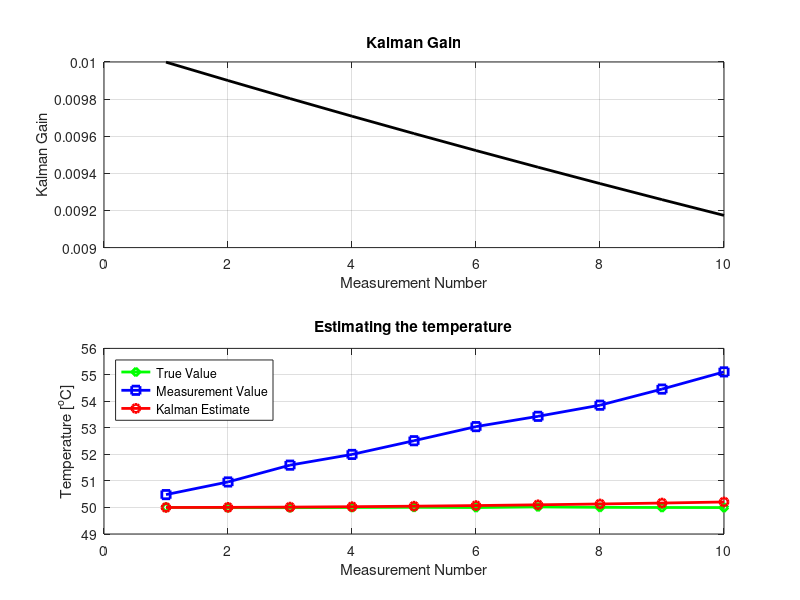

This chart was generated by the following MATLAB code:
clc,clear all,close all
% Linear Kalman Without Processes Noise
% Written By:Rasit Evduzen
% 11-Apr-2023
%% Estimating the temperature of the liquid in a tank "Const Dynamics ~ Static System"
TrueVal = [50.005  49.994  49.993  50.001  50.006  49.998  50.021  50.005  50  49.997]';   % True value of Liquid temp in a tank
MeasurementVal = [50.486  50.963  51.597  52.001  52.518  53.05  53.438  53.858  54.465  55.114]';  % Measurement Value
Xini = 50;     % Amprical Estimation of liquid temp initial value
Pini = 1e-6;    % Estimation variance temp of liquid
Rn = 1e-2;     % Measurement Noise Variance
Qn = 1e-4;      % Processes Noise Variance
% -----------------------------------------------------------
NoD = size(MeasurementVal,1);  % Number Of Iteration
Ts = 5;        % Sampling Periode [Sn]
XNext = [Xini]; % Predict Next State Based On system Dynamics
PNext = [Pini + Qn]; % Extrapolate Estimate Uncertainty
% These two parameters depend on system dynamic model (State Space Model)
K = zeros(NoD,1);  % Kalman Gain Vector
tSpan = (1:NoD)';
%% Calculation Kalman Filter
figure('units','normalized','outerposition',[0 0 1 1],'color','w')
for i=1:NoD
    % Prediction Stage Calculation
    XNext(i+1) = XNext(i);
    PNext(i+1) = PNext(i) + Qn;
    % Correction Stage Calculation
    K(i) = PNext(i) / (PNext(i) + Rn); % Update Kalman Gain!
    XNext(i+1) = XNext(i) + K(i) * (MeasurementVal(i) - XNext(i)); % Current State Estimate!
    PNext(i+1) = (1 - K(i)) * PNext(i);   % Update Current Estimate Uncertainty!
    
    % Plot Result
    clf
    subplot(211)
    plot(K(1:i),'k','LineWidth',2),grid on
    xlabel("Measurement Number"),ylabel("Kalman Gain"),title("Kalman Gain")

    subplot(212)
    plot(tSpan,TrueVal,'gd-','LineWidth',2),hold on,grid on
    plot(tSpan,MeasurementVal,'bs-','LineWidth',2)
    plot(XNext(1:i),'ro-','LineWidth',2)
    xlabel("Measurement Number"),ylabel("Temperature [^oC]"),title("Estimating the temperature")
    legend("True Value","Measurement Value","Kalman Estimate",'Location','northwest')
    drawnow
end


